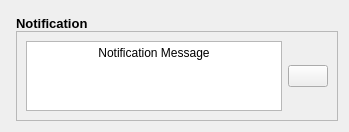
        <widget class="QCustomSlideMenu" name="notifySlideMenu" native="true">
         <property name="maximumSize">
          <size>
           <width>16777215</width>
           <height>100</height>
          </size>
         </property>
         <layout class="QVBoxLayout" name="verticalLayout_12">
          <item>
           <widget class="QWidget" name="notifySubContainer" native="true">
            <property name="sizePolicy">
             <sizepolicy hsizetype="Expanding" vsizetype="Expanding">
              <horstretch>0</horstretch>
              <verstretch>0</verstretch>
             </sizepolicy>
            </property>
            <property name="maximumSize">
             <size>
              <width>16777215</width>
              <height>150</height>
             </size>
            </property>
            <layout class="QVBoxLayout" name="verticalLayout_13">
             <property name="spacing">
              <number>0</number>
             </property>
             <property name="leftMargin">
              <number>5</number>
             </property>
             <property name="topMargin">
              <number>5</number>
             </property>
             <property name="rightMargin">
              <number>0</number>
             </property>
             <property name="bottomMargin">
              <number>0</number>
             </property>
             <item alignment="Qt::AlignmentFlag::AlignTop">
              <widget class="QLabel" name="notifyLabel">
               <property name="font">
                <font>
                 <pointsize>10</pointsize>
                 <bold>true</bold>
                </font>
               </property>
               <property name="text">
                <string>Notification</string>
               </property>
              </widget>
             </item>
             <item>
              <widget class="QFrame" name="frame">
               <property name="frameShape">
                <enum>QFrame::Shape::StyledPanel</enum>
               </property>
               <property name="frameShadow">
                <enum>QFrame::Shadow::Raised</enum>
               </property>
               <layout class="QHBoxLayout" name="horizontalLayout_3">
                <item>
                 <widget class="QTextEdit" name="notifyTextEdit">
                  <property name="html">
                   <string>&lt;!DOCTYPE HTML PUBLIC &quot;-//W3C//DTD HTML 4.0//EN&quot; &quot;http://www.w3.org/TR/REC-html40/strict.dtd&quot;&gt;
&lt;html&gt;&lt;head&gt;&lt;meta name=&quot;qrichtext&quot; content=&quot;1&quot; /&gt;&lt;meta charset=&quot;utf-8&quot; /&gt;&lt;style type=&quot;text/css&quot;&gt;
p, li { white-space: pre-wrap; }
hr { height: 1px; border-width: 0; }
li.unchecked::marker { content: &quot;\2610&quot;; }
li.checked::marker { content: &quot;\2612&quot;; }
&lt;/style&gt;&lt;/head&gt;&lt;body style=&quot; font-family:'Segoe UI'; font-size:9pt; font-weight:400; font-style:normal;&quot;&gt;
&lt;p align=&quot;center&quot; style=&quot; margin-top:0px; margin-bottom:0px; margin-left:0px; margin-right:0px; -qt-block-indent:0; text-indent:0px;&quot;&gt;Notification Message&lt;/p&gt;&lt;/body&gt;&lt;/html&gt;</string>
                  </property>
                 </widget>
                </item>
                <item>
                 <widget class="QPushButton" name="closeNotifyPushButton">
                  <property name="text">
                   <string notr="true"/>
                  </property>
                  <property name="icon">
                   <iconset resource="resources.qrc">
                    <normaloff>:/icons/icons/x-octagon.svg</normaloff>:/icons/icons/x-octagon.svg</iconset>
                  </property>
                  <property name="iconSize">
                   <size>
                    <width>24</width>
                    <height>24</height>
                   </size>
                  </property>
                  <property name="checkable">
                   <bool>false</bool>
                  </property>
                 </widget>
                </item>
               </layout>
              </widget>
             </item>
            </layout>
           </widget>
          </item>
         </layout>
        </widget>
